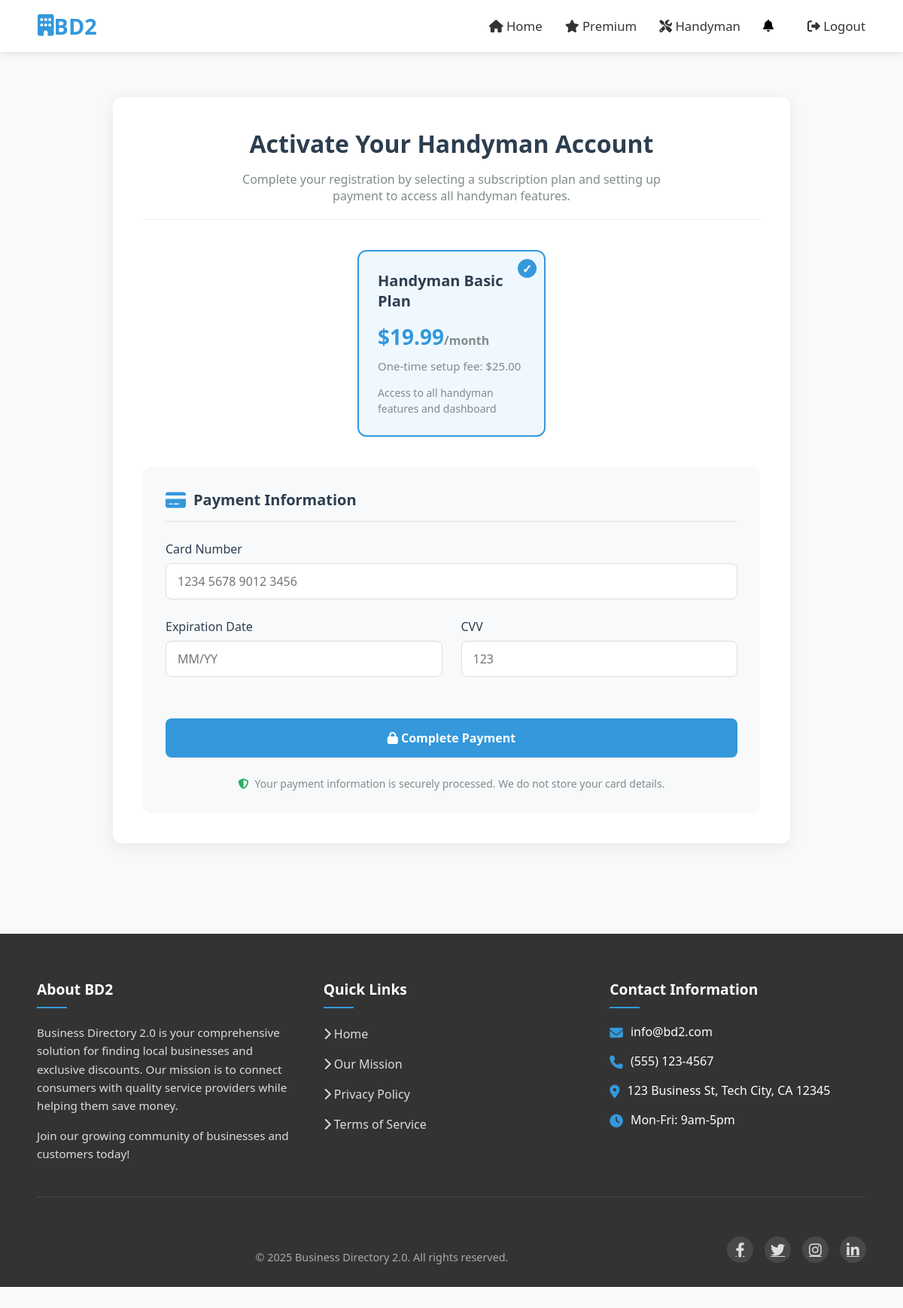
The page /handyman/payment/ (signed in) on the database its author committed.
### users/models.py (models this page shows, shortened)
class SubscriptionPlan(TimeStampedModel):
    name = models.CharField(max_length=100)
    user_type = models.CharField(max_length=10, choices=UserType.choices)
    setup_fee = models.DecimalField(max_digits=10, decimal_places=2)
    monthly_fee = models.DecimalField(max_digits=10, decimal_places=2)
    description = models.TextField(blank=True)
    is_active = models.BooleanField(default=True)

### handyman/views.py (the view, shortened to what this page needs)
# urls.py: path("payment/", views.HandymanPaymentView.as_view(), name="handyman_payment"),
class HandymanPaymentView(View):
    template_name = "handyman/handyman_payment.html"
    def get(self, request, *args, **kwargs):
        if request.user.is_anonymous:
            messages.error(request, "You must be logged in to access this page.")
            return redirect('login')
        if request.user.user_type != 'handyman':
            messages.error(request, "This page is only for handyman accounts.")
            return redirect('login')
        if check_handyman_payment_status(request.user):
            messages.info(request, "You already have an active subscription.")
            return redirect('handyman_dashboard')
        from users.models import SubscriptionPlan, UserType
        plans = SubscriptionPlan.objects.filter(
            user_type=UserType.HANDYMAN,
            is_active=True
        ).order_by('monthly_fee')
        context = {
            'plans': plans,
            'user': request.user,
        }
        return render(request, self.template_name, context)

### users/utils.py (called while the page is built)
def check_handyman_payment_status(user):
    if user.user_type != 'handyman':
        return True  # Non-handyman users don't need to pay
    from .models import Subscription
    return Subscription.objects.filter(
        user=user,
        is_active=True,
        is_free=False  # Must be a paid subscription
    ).exists()

### handyman/templates/handyman/handyman_payment.html (shortened to what this page needs)
{% extends 'base.html' %}
{% load static %}
{% block content %}
<div class="main-container">
  <div class="payment-container">
    <div class="payment-header">
      <h1>Activate Your Handyman Account</h1>
      <p>Complete your registration by selecting a subscription plan and setting up payment to access all handyman features.</p>
    </div>
    <div class="plan-selection">
      {% for plan in plans %}
      <div class="plan-card {% if forloop.first %}selected{% endif %}" data-plan-id="{{ plan.id }}">
        <div class="plan-name">{{ plan.name }}</div>
        <div class="plan-price">${{ plan.monthly_fee|floatformat:2 }}<span style="font-size: 16px; color: #7f8c8d;">/month</span></div>
        <div class="setup-fee">One-time setup fee: ${{ plan.setup_fee|floatformat:2 }}</div>
        <div class="plan-description">{{ plan.description }}</div>
      </div>
      {% empty %}
      <p>No subscription plans are currently available. Please contact support.</p>
      {% endfor %}
    </div>
    <form class="payment-form" method="post" action="{% url 'handyman_payment' %}">
      <div class="payment-form-header">
        <h3><i class="fas fa-credit-card card-icon"></i>Payment Information</h3>
      </div>
      <div class="card-inputs">
        <div class="form-group card-number">
          <label for="card_number">Card Number</label>
          <input type="text" id="card_number" name="card_number" class="form-control" placeholder="1234 5678 9012 3456" required>
        </div>
        <div class="form-group">
          <label for="card_expiry">Expiration Date</label>
          <input type="text" id="card_expiry" name="card_expiry" class="form-control" placeholder="MM/YY" required>
        </div>
        <div class="form-group">
          <label for="card_cvv">CVV</label>
          <input type="text" id="card_cvv" name="card_cvv" class="form-control" placeholder="123" required>
        </div>
      </div>
      <button type="submit" class="submit-button">
        <i class="fas fa-lock"></i> Complete Payment
      </button>
      <div class="security-note">
        <i class="fas fa-shield-alt"></i> Your payment information is securely processed. We do not store your card details.
      </div>
    </form>
  </div>
</div>
{% endblock %}

### core/static/css/home.css (style rules this page uses)
:root { --primary-color: #3498db; --secondary-color: #2ecc71; --accent-color: #e74c3c; --light-gray: #f5f5f5; --dark-gray: #333; --shadow: 0 4px 6px rgba(0, 0, 0, 0.1); --shadow-lg: 0 10px 20px rgba(0, 0, 0, 0.15); --shadow-sm: 0 2px 4px rgba(0, 0, 0, 0.08); --transition: all 0.3s ease; --border-radius: 8px; --mobile-breakpoint: 768px; --container-width: 80%; }
* { margin: 0; padding: 0; box-sizing: border-box; font-family: 'Segoe UI', Tahoma, Geneva, Verdana, sans-serif; }
body { min-height: 100vh; background-color: #fff; overflow-x: hidden; margin-bottom: 2rem; }

### core/templates/base.html (style rules this page uses)
:root { --container-width: 80%; }
@media (max-width: 1440px) { :root { --container-width: 95%; } }
body { margin-bottom: 2rem !important; margin-top: 0 !important; padding-top: 0 !important; }
html, body { overflow-x: hidden !important; position: relative !important; }

### handyman/templates/handyman/handyman_payment.html (style rules this page uses)
body { background-color: #f8f9fa; }
.main-container { padding: 60px 0; min-height: calc(100vh - 120px); display: flex; align-items: center; justify-content: center; }
.payment-container { max-width: 900px; width: 90%; margin: 0 auto; padding: 40px; background-color: #fff; border-radius: 12px; box-shadow: 0 4px 20px rgba(0, 0, 0, 0.08); }
.payment-header { text-align: center; margin-bottom: 40px; padding-bottom: 20px; border-bottom: 1px solid #eee; }
.payment-header h1 { color: #2c3e50; font-size: 32px; margin-bottom: 15px; }
.payment-header p { color: #7f8c8d; font-size: 16px; max-width: 600px; margin: 0 auto; }
.plan-selection { display: flex; flex-wrap: wrap; gap: 25px; margin-bottom: 40px; justify-content: center; }
.plan-card { border: 2px solid #e0e0e0; border-radius: 12px; padding: 25px; width: 250px; transition: all 0.3s ease; cursor: pointer; position: relative; overflow: hidden; }
.plan-card.selected { border-color: #3498db; background-color: #f0f8ff; }
.plan-card.selected::before { content: "✓"; position: absolute; top: 10px; right: 10px; width: 25px; height: 25px; background-color: #3498db; color: white; border-radius: 50%; display: flex; align-items: center; justify-content: center; font-weight: bold; }
.plan-name { font-size: 20px; font-weight: bold; margin-bottom: 15px; color: #2c3e50; }
.plan-price { font-size: 28px; color: #3498db; margin-bottom: 10px; font-weight: 600; }
.setup-fee { font-size: 15px; color: #7f8c8d; margin-bottom: 15px; }
.plan-description { font-size: 14px; color: #7f8c8d; line-height: 1.5; }
.payment-form { margin-top: 40px; background-color: #f8f9fa; padding: 30px; border-radius: 12px; }
.payment-form-header { border-bottom: 1px solid #e0e0e0; padding-bottom: 15px; margin-bottom: 25px; }
.payment-form-header h3 { color: #2c3e50; font-size: 20px; display: flex; align-items: center; }
.card-icon { margin-right: 10px; font-size: 24px; color: #3498db; }
.card-inputs { display: grid; grid-template-columns: 1fr 1fr; gap: 25px; margin-bottom: 30px; }
.card-number { grid-column: 1 / span 2; }
.form-group label { display: block; margin-bottom: 8px; color: #2c3e50; font-weight: 500; }
.form-control { width: 100%; padding: 12px 15px; border: 1px solid #ddd; border-radius: 8px; font-size: 16px; transition: border-color 0.3s; }
.submit-button { background-color: #3498db; color: white; border: none; padding: 15px 30px; border-radius: 8px; font-size: 16px; font-weight: 600; cursor: pointer; width: 100%; margin-top: 25px; transition: all 0.3s ease; }
.security-note { font-size: 14px; color: #7f8c8d; margin-top: 25px; text-align: center; display: flex; align-items: center; justify-content: center; }
.security-note i { margin-right: 8px; color: #27ae60; }

### rows shown on the page
SubscriptionPlan: name "Handyman Basic Plan", monthly_fee "19.99", setup_fee "25.00", description "Access to all handyman features and dashboard"
